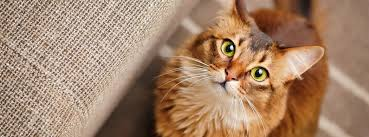
#> input picture dataset/cat1.jpeg, 369 x 137 px; its folder holds 5 pictures in this run
$ jupyter execute --allow-errors Cats_Dogs_SVM.ipynb
#> lines starting #> are read from the running program, lines starting #| are printed output that depends on the picture
[cell 1]
import os
import cv2
import joblib
import numpy as np
import pandas as pd
import matplotlib.pyplot as plt

from skimage.feature import hog

from sklearn.model_selection import train_test_split

from sklearn.preprocessing import StandardScaler

from sklearn.svm import SVC

from sklearn.metrics import (
    accuracy_score,
    classification_report,
    confusion_matrix
)
print("Libraries Installed Successfully!")

[cell 2]
dataset_path = "dataset"

files = os.listdir(dataset_path)

print("Total Images:", len(files))
print(files)

[cell 3]
cat_count = sum(
    1 for f in files
    if f.startswith("cat")
)

dog_count = sum(
    1 for f in files
    if f.startswith("dog")
)

plt.figure(figsize=(6,4))

plt.bar(
    ["Cats","Dogs"],
    [cat_count,dog_count]
)

plt.title("Dataset Distribution")
plt.show()
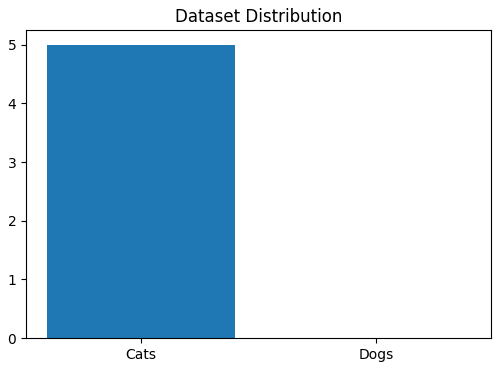
#> figure drawn by matplotlib, 1 panel

[cell 4]
cat_files = [f for f in files if f.startswith("cat")]
dog_files = [f for f in files if f.startswith("dog")]

plt.figure(figsize=(12,6))

# Cats
for i, file in enumerate(cat_files[:5]):

    img = cv2.imread(os.path.join(dataset_path, file))
#> img is the input picture: shape (137, 369, 3); mean B, G, R 107.1, 132.2, 164.6
    img = cv2.cvtColor(img, cv2.COLOR_BGR2RGB)

    plt.subplot(2,5,i+1)
    plt.imshow(img)
    plt.title(file)
    plt.axis("off")
#> pass 2 of the loop `for i, file in enumerate(cat_files[:5]):`:
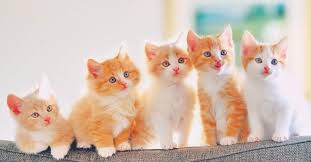
#> input picture dataset/cat10.jpeg, 311 x 162 px
#> img is the input picture: shape (162, 311, 3); mean B, G, R 177.9, 191.8, 212.1
#> pass 3 of the loop `for i, file in enumerate(cat_files[:5]):`:
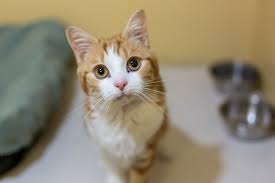
#> input picture dataset/cat2.jpeg, 275 x 183 px
#> img is the input picture: shape (183, 275, 3); mean B, G, R 114.6, 135.5, 145.3
#> the loop made 5 passes; the first 3 are shown

# Dogs
for i, file in enumerate(dog_files[:5]):

    img = cv2.imread(os.path.join(dataset_path, file))
    img = cv2.cvtColor(img, cv2.COLOR_BGR2RGB)

    plt.subplot(2,5,i+6)
    plt.imshow(img)
    plt.title(file)
    plt.axis("off")

plt.tight_layout()
plt.show()
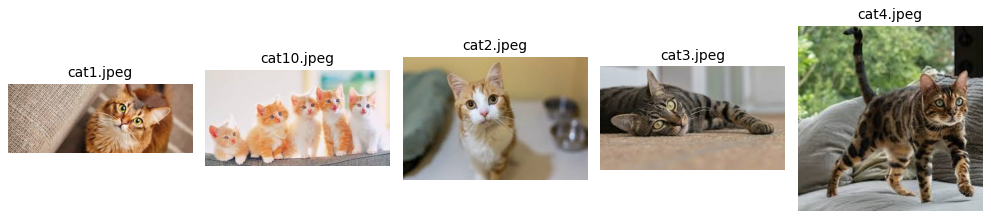
#> figure drawn by matplotlib, 5 panels

[cell 5]
cat_files = [f for f in files if f.startswith("cat")]

plt.figure(figsize=(12,6))

for i, file in enumerate(cat_files[:10]):

    img = cv2.imread(
        os.path.join(dataset_path, file)
    )

    img = cv2.cvtColor(
        img,
        cv2.COLOR_BGR2RGB
    )

    plt.subplot(2,5,i+1)

    plt.imshow(img)

    plt.title("Cat")

    plt.axis("off")
#> pass 2 of the loop `for i, file in enumerate(cat_files[:10]):`:
#> pass 3 of the loop `for i, file in enumerate(cat_files[:10]):`:
#> the loop made 5 passes; the first 3 are shown

plt.tight_layout()
plt.show()
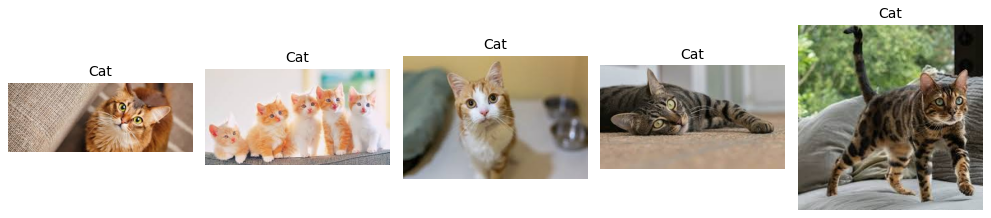
#> figure drawn by matplotlib, 5 panels

[cell 6]
dog_files = [f for f in files if f.startswith("dog")]

plt.figure(figsize=(12,6))

for i, file in enumerate(dog_files[:10]):

    img = cv2.imread(
        os.path.join(dataset_path, file)
    )

    img = cv2.cvtColor(
        img,
        cv2.COLOR_BGR2RGB
    )

    plt.subplot(2,5,i+1)

    plt.imshow(img)

    plt.title("Dog")

    plt.axis("off")

plt.tight_layout()
plt.show()

[cell 7]
img = cv2.imread(
    os.path.join(
        dataset_path,
        files[0]
    )
)

gray = cv2.cvtColor(
    img,
    cv2.COLOR_BGR2GRAY
)
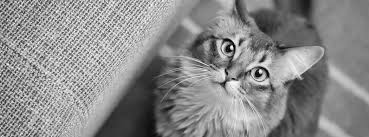
#> gray: shape (137, 369); min 0, max 252, mean 139

features, hog_image = hog(
    gray,
    orientations=9,
    pixels_per_cell=(8,8),
    cells_per_block=(2,2),
    visualize=True
)
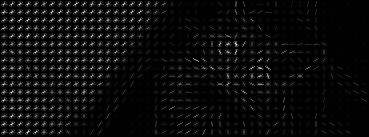
#> hog_image: shape (137, 369) float64; min 0, max 84.73, mean 3.7; drawn with min black and max white

[cell 8]
plt.figure(figsize=(10,4))

plt.subplot(1,2,1)
plt.imshow(gray,cmap="gray")
plt.title("Original")

plt.subplot(1,2,2)
plt.imshow(hog_image,cmap="gray")
plt.title("HOG Feature Map")

plt.show()

[cell 9]
features = []
labels = []

for file in files:

    img = cv2.imread(os.path.join(dataset_path, file))
    img = cv2.resize(img, (128, 128))
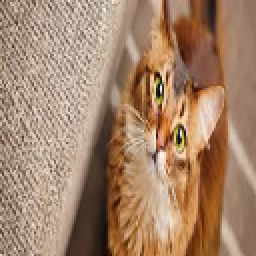
#> img: shape (128, 128, 3) (shown 2 times larger); mean B, G, R 107, 132.1, 164.5
    gray = cv2.cvtColor(img, cv2.COLOR_BGR2GRAY)
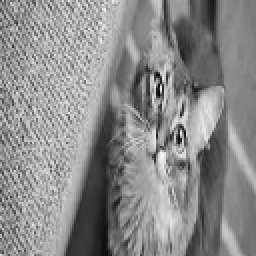
#> gray: shape (128, 128) (shown 2 times larger); min 8, max 245, mean 138.9

    hog_features = hog(
        gray,
        pixels_per_cell=(8,8),
        cells_per_block=(2,2),
        feature_vector=True
    )
#> hog_features = 8100 values, max 0.568 at index 468, min 0 at index 120, mean 0.13

    features.append(hog_features)

    if file.startswith("cat"):
        labels.append(0)
    else:
        labels.append(1)
#> pass 2 of the loop `for file in files:`:
#> `img = cv2.resize(img, (128, 128))`:
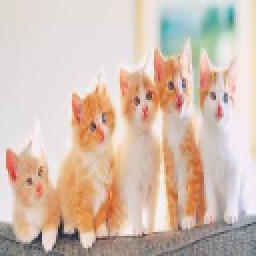
#> img: shape (128, 128, 3) (shown 2 times larger); mean B, G, R 177.8, 191.7, 212
#> `gray = cv2.cvtColor(img, cv2.COLOR_BGR2GRAY)`:
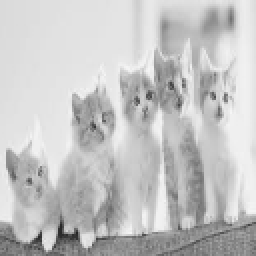
#> gray: shape (128, 128) (shown 2 times larger); min 37, max 246, mean 196.2
#> hog_features = 8100 values, max 0.563 at index 801, min 0 at index 1, mean 0.123
#> pass 3 of the loop `for file in files:`:
#> `img = cv2.resize(img, (128, 128))`:
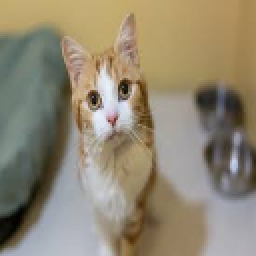
#> img: shape (128, 128, 3) (shown 2 times larger); mean B, G, R 114.5, 135.4, 145.2
#> `gray = cv2.cvtColor(img, cv2.COLOR_BGR2GRAY)`:
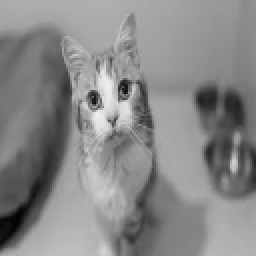
#> gray: shape (128, 128) (shown 2 times larger); min 1, max 239, mean 135.9
#> hog_features = 8100 values, max 0.545 at index 6588, min 0 at index 1, mean 0.117
#> the loop made 5 passes; the first 3 are shown

[cell 10]
print("Number of images:", len(features))
print("Feature vector length:", len(features[0]))
print("Labels:", labels)

#> (a cell that did not finish here is left out)

#> (a cell that did not finish here is left out)

[cell 13]
scaler = StandardScaler()

#> (the rest of this cell did not finish here and is left out)

[cell 14]
svm = SVC(
    kernel="rbf",
    probability=True
)

#> (the rest of this cell did not finish here and is left out)

#> (a cell that did not finish here is left out)

[cell 16]
from sklearn.metrics import classification_report
import pandas as pd

#> (the rest of this cell did not finish here and is left out)

#> (a cell that did not finish here is left out)

[cell 18]
from sklearn.metrics import confusion_matrix
import seaborn as sns

#> (the rest of this cell did not finish here and is left out)

[cell 19]
from sklearn.preprocessing import StandardScaler

scaler = StandardScaler()

#> (the rest of this cell did not finish here and is left out)

#> (a cell that did not finish here is left out)

[cell 21]
cat_files = [f for f in files if f.startswith("cat")]
dog_files = [f for f in files if f.startswith("dog")]

plt.figure(figsize=(10,5))

# 2 Cats
for i, file in enumerate(cat_files[:2]):

    img = cv2.imread(os.path.join(dataset_path, file))
    img = cv2.cvtColor(img, cv2.COLOR_BGR2RGB)

    plt.subplot(1,4,i+1)
    plt.imshow(img)
    plt.title("Cat")
    plt.axis("off")
#> pass 2 of the loop `for i, file in enumerate(cat_files[:2]):`:

# 2 Dogs
for i, file in enumerate(dog_files[:2]):

    img = cv2.imread(os.path.join(dataset_path, file))
    img = cv2.cvtColor(img, cv2.COLOR_BGR2RGB)

    plt.subplot(1,4,i+3)
    plt.imshow(img)
    plt.title("Dog")
    plt.axis("off")

plt.tight_layout()
plt.show()

[cell 22]
cat_files = [f for f in files if f.startswith("cat")]
dog_files = [f for f in files if f.startswith("dog")]

selected = cat_files[:2] + dog_files[:2]

plt.figure(figsize=(10,5))

for i, file in enumerate(selected):

    img = cv2.imread(os.path.join(dataset_path, file))
    img = cv2.cvtColor(img, cv2.COLOR_BGR2RGB)

    plt.subplot(1,4,i+1)
    plt.imshow(img)

    pred = "Cat" if file.startswith("cat") else "Dog"

    plt.title(f"Predicted: {pred}")
    plt.axis("off")
#> pass 2 of the loop `for i, file in enumerate(selected):`:

plt.tight_layout()
plt.show()
